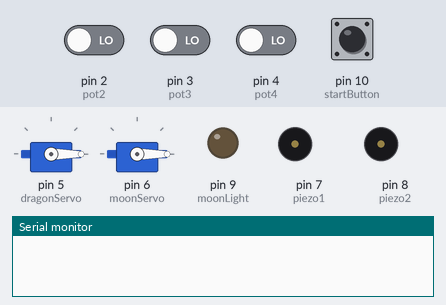
A sketch run on a simulated Arduino Uno, built with avr-gcc and run on an emulated ATmega328P. On the bench: 2 × servo, output pins drawn as LEDs (lit = HIGH), buzzer (waves = sounding, pin HIGH), the last lines printed to the serial monitor. The test bench sets the inputs (shaded band); at power-on: pin 2 (pot2), pin 3 (pot3), pin 4 (pot4), pin 10 (startButton) LOW.

Above: at 1.2 s.
1.3 s: pin 10 (startButton) pulled HIGH for 0.15 s
At 2.87 s:
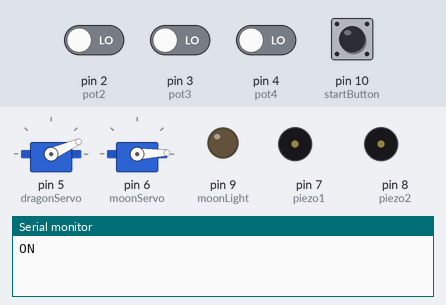
At 4.18 s:
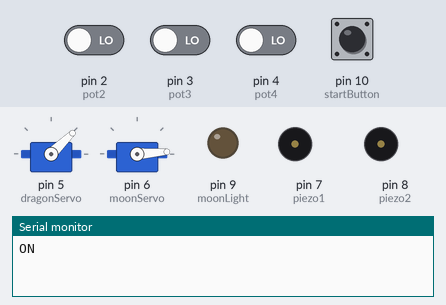
13.3 s: pin 10 (startButton) pulled HIGH for 1 s
At 14.1 s:
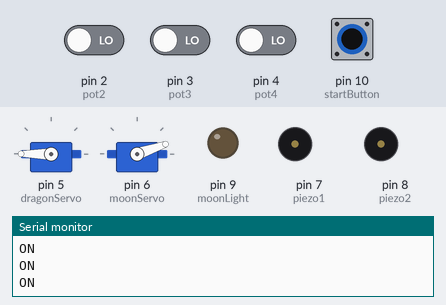
Timing chart, 0 to 24.9 s (numbered marks = the images above; inputs shaded):
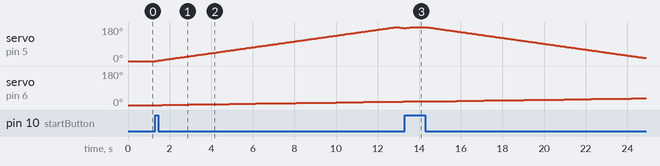

The sketch:

bakunawa_code_v2.ino
```cpp
//servo stuff
#include<VarSpeedServo.h>;
VarSpeedServo dragonServo;
VarSpeedServo moonServo;

//pins
const int pot1 = 1;
const int pot2 = 2;
const int pot3 = 3;
const int pot4 = 4;
//const int dragonServo = 5;
//const int moonServo = 6;
const int piezo1 = 7;
const int piezo2 = 8;
const int moonLight = 9;
const int startButton = 10;
//more ints
int beginDiorama = 0;
int pot1State = 0;
int pot2State = 0;
int pot3State = 0;
int pot4State = 0;

void setup() {
 pinMode (pot1, INPUT);
 pinMode (pot2, INPUT);
 pinMode (pot3, INPUT);
 pinMode (pot4, INPUT);
 dragonServo.attach(5, 0, 180);
 moonServo.attach(6, 0, 180);
 //pinMode (dragonServo, OUTPUT);
 //pinMode (moonServo, OUTPUT);
 pinMode (piezo1, OUTPUT);
 pinMode (piezo2, OUTPUT);
 pinMode (moonLight, OUTPUT);
 pinMode (startButton, INPUT);
 Serial.begin(9600);
 dragonServo.write(0);
 moonServo.write(0);
}

void loop() {
  beginDiorama = digitalRead(startButton);
  pot1State = digitalRead(pot1);
  pot2State = digitalRead(pot2);
  pot3State = digitalRead(pot3);
  pot4State = digitalRead(pot4);
  if(beginDiorama == HIGH) {
    Serial.println("ON");
    moonServo.write(90, 1);
    if(pot1State == HIGH && pot2State == HIGH && pot3State == HIGH && pot4State == HIGH) {
      dragonServo.detach(); //dragon stops
      moonServo.detach(); //moon stays
    }
    else {
      dragonServo.write(180, 10); //dragon keeps going
      dragonServo.wait();
      dragonServo.write(0, 10);
    }
    if(pot1State == HIGH || pot2State == HIGH || pot3State == HIGH || pot4State == HIGH) {
      dragonServo.write(20, 30);
    }
  }
  if(beginDiorama = LOW) {
   moonServo.write(0);
   dragonServo.write(0);
  }
}
```

Measured:
- after the input at 1.3 s, servo on pin 5 (dragonServo): rises from 0° to 180° in 11.6 s, then falls to 174° in 0.36 s; servo on pin 6 (moonServo): moves from 0° to 19° over 11.6 s, starting after 0.34 s
